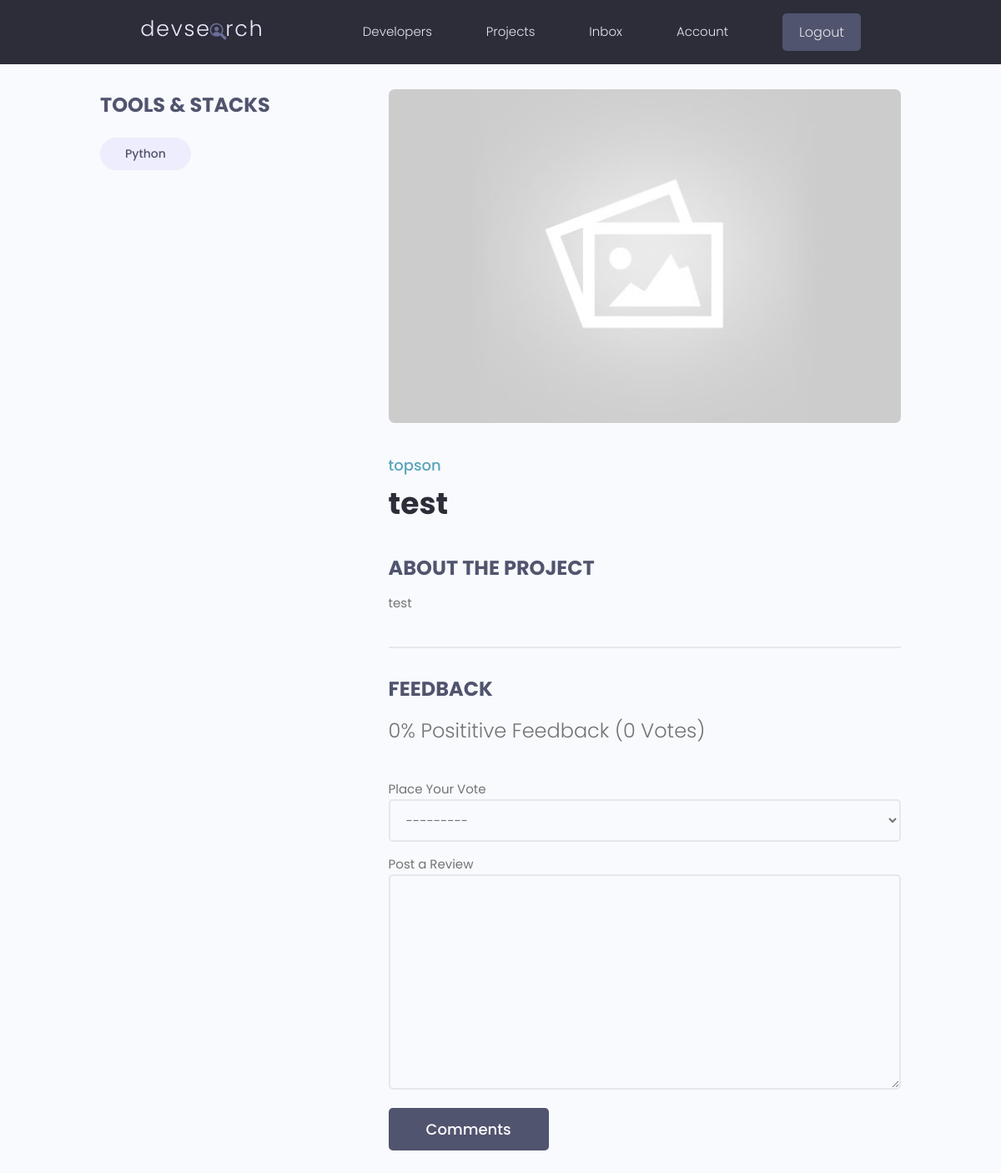
Page /projects/project_view/59db87ca-f578-4958-852f-78ca9f26445b/ (signed in) on the committed database.
### projects/models.py (models this page shows, shortened)
class Tags(models.Model):
    name = models.CharField(max_length=200)
    created = models.DateTimeField(auto_now_add=True)
    id = models.UUIDField(default=uuid.uuid4, unique=True,
                          primary_key=True, editable=False)
    def __str__(self) -> str:
        return self.name

class Project(models.Model):
    owner = models.ForeignKey(Profile,null=True, blank=True, on_delete=models.SET_NULL)
    title = models.CharField(max_length=200)
    description = models.TextField()
    featured_image = models.ImageField(null=True, blank=True, default = 'default.jpg')
    demo_link = models.CharField(max_length=2000, null=True, blank=True)
    source_link = models.CharField(max_length=2000, null=True, blank=True)
    created = models.DateTimeField(auto_now_add=True)
    tags = models.ManyToManyField('Tags',blank=True)
    vote_total = models.IntegerField(default=0,null=True, blank=True)
    vote_ratio = models.IntegerField(default=0,null=True, blank=True)
    id = models.UUIDField(default=uuid.uuid4, unique=True,
                          primary_key=True, editable=False)
    class Meta:
        ordering = ['-vote_ratio', '-vote_total', '-title']
    @property
    def reviewers(self):
        queryset = self.review.values_list('owner__id', flat=True)
        return queryset

class Review(models.Model):
    VOTE_TYPE =(
        ('up', 'Up Vote'),
        ('down', 'down Vote'),
    )
    owner = models.ForeignKey(Profile, on_delete=models.CASCADE, null=True)
    project = models.ForeignKey(Project,on_delete=models.CASCADE,related_name='review')
    body = models.TextField(null=True, blank=True)
    value = models.CharField(max_length=200, choices=VOTE_TYPE)
    created = models.DateTimeField(auto_now_add=True)
    id = models.UUIDField(default=uuid.uuid4, unique=True,
                          primary_key=True, editable=False)
    class Meta:
        unique_together = [['owner','project']]

### users/models.py (models this page shows)
class Profile(models.Model):
    user = models.OneToOneField(User,on_delete=models.CASCADE,null=True, blank=True)
    name = models.CharField(max_length=100,blank=True, null=True)
    email = models.EmailField(null=True, blank=True)
    username = models.CharField(max_length=200, null = True, blank = True)
    location = models.CharField(max_length=200, null = True, blank = True)
    short_intro = models.CharField(max_length=500,blank=True,null=True)
    bio = models.TextField(blank=True, null=True)
    profile_image = models.ImageField(null=True,blank=True, upload_to = 'profiles/', default = 'profiles/user-default.png')
    social_github = models.CharField(max_length=100,blank=True, null=True)
    social_facebook = models.CharField(max_length=100,blank=True, null=True)
    social_linkedin = models.CharField(max_length=100,blank=True, null=True)
    created = models.DateTimeField(auto_now_add=True)
    id = models.UUIDField(default=uuid.uuid4, unique=True,
                          primary_key=True, editable=False)
    def __str__(self):
        return str(self.username)

### projects/views.py (the view, shortened to what this page needs)
# urls.py: path('project_view/<str:pk>/',views.project_view, name="project_view"),
def project_view(request, pk):
    projectObj = Project.objects.get(id= pk)
    review = projectObj.review.all()
    form = ReviewForm()
    context = {"project" : projectObj, 'review' : review, 'form' : form}
    return render(request, "projects/single-project.html", context)

### projects/forms.py
class ReviewForm(ModelForm):
    class Meta:
        model = Review
        fields = ['value', 'body']
        labels = {
            'value' : 'Place Your Vote',
            'body'  : 'Post a Review'
        }
    def __init__(self, *args, **kwargs):
        super(ReviewForm, self).__init__(*args, **kwargs)
        for name, field in self.fields.items():
            field.widget.attrs.update({'class': 'input'})

### projects/templates/projects/single-project.html (shortened to what this page needs)
{% extends 'main.html' %}
{% block body %}
<main class="singleProject my-md">
    <div class="container">
      <div class="layout">
        <div class="column column--1of3">
          <h3 class="singleProject__subtitle">Tools & Stacks</h3>
          <div class="singleProject__toolStack">
            {% for tag in project.tags.all %}
            <span class="tag tag--pill tag--sub tag--lg">
              <small>{{tag}}</small>
            </span>
            {% endfor %}
          </div>
        </div>
        <div class="column column--2of3">
          <img class="singleProject__preview" src="{{ project.featured_image.url }}" alt="portfolio thumbnail" />
          <a href="{% url 'user_profile' project.owner.id %}" class="singleProject__developer">{{project.owner}}</a>
          <h2 class="singleProject__title">{{ project.title }}</h2>
          <h3 class="singleProject__subtitle">About the Project</h3>
          <div class="singleProject__info">
            {{ project.description }}
          </div>
          <div class="comments">
            <h3 class="singleProject__subtitle">Feedback</h3>
            <h5 class="project--rating">
              {{project.vote_ratio}}% Posititive Feedback ({{project.vote_total}} Vote{{project.vote_total|pluralize:"s"}})
            </h5>
            {% if request.user.profile.id in project.reviewers %}
            <p>You have already submitted a Review For this Project!</p>
            {% elif request.user.profile == project.owner %}
            <p>You can't review your own Project!</p>
            {% elif request.user.is_authenticated %}
            <form class="form" action="{% url 'project_view' project.id %}" method="POST">
              {% for field in form %}
              <div class="form__field">
                {{field.label}}
                {{field}}
              </div>
              {% endfor %}
              <input class="btn btn--sub btn--lg" type="submit" value="Comments" />
            </form>
            {% else %}
            <p>Please Login <a href="{% url 'login' %}?next={{request.path}}"> Here </a> to post a Review</p>
            {% endif %}
          </div>
        </div>
      </div>
    </div>
  </main>
{% endblock %}

### static/styles/app.css (style rules this page uses)
:root { --color-sub: #2d2d39; }
.btn--sub { background-color: var(--color-sub-light); }
img { width: 100%; }
.singleProject .column--1of3 { order: 2; }
@media screen and (min-width: 1081px) { .singleProject .column--1of3 { order: 1; } }
@media screen and (min-width: 1081px) { .singleProject .column--2of3 { order: 2; } }
.singleProject__toolStack { margin-top: 2rem; margin-bottom: 4rem; }
.singleProject__preview { height: 50vh; object-fit: cover; object-position: top center; margin-bottom: 3rem; border-radius: 0.7rem; }
.singleProject__developer { font-size: 1.8rem; font-weight: 500; }
.singleProject__title { font-size: 3.6rem; font-weight: 700; color: var(--color-sub); margin-bottom: 3rem; }
.project--rating { margin-bottom: 1.6em; margin-top: .5em; }
.singleProject__subtitle { text-transform: uppercase; font-size: 2.4rem; font-weight: 700; color: var(--color-sub-light); margin-bottom: 1rem; }
.comments { margin-top: 4rem; padding-top: 3rem; border-top: 2px solid var(--color-light); }

### static/uikit/styles/modules/_variables.css (style rules this page uses)
:root { --color-main: #5aa5b9; --color-main-light: #e6faff; --color-sub: #3f4156; --color-sub-light: #51546e; --color-sub-lighter: #ededfd; --color-text: #737373; --color-gray: #8b8b8b; --color-light: #e5e7eb; --color-light-gray: #767676; --color-bg: #f8fafd; --color-white: #fffefd; --color-white-light: #f3f3f3; --color-success: #359e64; --color-success-bg: #def8e8; --color-error: #fc4b0b; --color-error-bg: #fff2ee; --font-base: 'Poppins', arial, helvetica, 'Segoe UI', roboto, ubuntu, sans-serif; --font-monospace: 'Fira Code', 'Courier New', courier, monospace; --font-regular: 300; --font-medium: 500; --font-bold: 700; --generic-shadow: 1px 1px 5px #00000010; --generic-transition: all 0.3s ease-in-out; }

### static/uikit/styles/modules/_base.css (style rules this page uses)
* { margin: 0; padding: 0; box-sizing: border-box; text-rendering: optimizeLegibility; color: inherit; font-size: inherit; }
html { font-size: 50%; }
@media only screen and (min-width: 480px) { html { font-size: 56.25%; } }
@media only screen and (min-width: 1200px) { html { font-size: 62.5%; } }
body { line-height: 1.6; font-weight: 400; font-size: 1.5rem; color: var(--color-text); background-color: var(--color-bg); min-height: 100vh; }

### static/uikit/styles/modules/_typography.css (style rules this page uses)
* { font-family: var(--font-base); }
h2 { font-size: 3.6rem; font-weight: var(--font-bold); }
h3 { font-size: 3.2rem; font-weight: var(--font-medium); }
h5 { font-size: 2.4rem; font-weight: var(--font-medium); }
h5, h6 { font-weight: var(--font-regular); }
p, span, strong { font-size: 1.6rem; color: var(--color-text); font-weight: var(--font-regular); }
a { padding-bottom: 2px; text-decoration: none; display: inline-block; color: var(--color-main); font-weight: var(--font-medium); }

### static/uikit/styles/modules/_utilities.css (style rules this page uses)
.container { width: 92%; max-width: 165rem; margin: 0 auto; box-sizing: border-box; }
@media screen and (min-width: 1000px) { .container { width: 90%; } }
@media screen and (min-width: 1200px) { .container { width: 80%; } }
.my-md { margin: 3rem auto; }

### static/uikit/styles/modules/_button.css (style rules this page uses)
.btn { display: inline-block; position: relative; cursor: pointer; background-color: var(--color-light); font-weight: var(--font-medium); color: var(--color-sub); text-decoration: none; padding: 1rem 2rem; border-radius: 0.5rem; border: none; width: -webkit-fit-content; width: -moz-fit-content; width: fit-content; height: -webkit-fit-content; height: -moz-fit-content; height: fit-content; font-size: 1.6rem; outline-width: 0; outline-color: transparent; -webkit-backface-visibility: hidden; backface-visibility: hidden; transition: all 0.3s ease-in-out; }
.btn--sub { background-color: var(--color-sub); color: var(--color-white); }
.btn--lg { font-size: 1.8rem; padding: 1.2rem 4.5rem; }

### static/uikit/styles/modules/_form.css (style rules this page uses)
.form { display: block; }
.form__field { margin-top: 1.5rem; margin-bottom: 1.5rem; }
input.input[type='text'], input.input[type='email'], input.input[type='password'], input.input[type='number'], select.input, textarea.input { min-width: 24rem; width: 100%; padding: 1.2rem 1.5rem; border-radius: 0.5rem; border: 2px solid var(--color-light); transition: all 0.3s ease-in-out; background-color: var(--color-bg); }

### static/uikit/styles/modules/_layout.css (style rules this page uses)
.layout { display: flex; flex-flow: row wrap; justify-content: space-between; }
.layout > .column { margin-bottom: 3rem; }
.layout > .column.column--1of3 { flex-basis: 30%; }
.layout > .column.column--2of3 { flex-basis: 64%; }

### rows in the picture
Tags: name "Python"
Project: featured_image (placeholder picture), owner "topson", title "test", description "test", vote_ratio "0", vote_total "0"

### other values in the picture
{{ field.label }} "Place Your Vote" "Post a Review"
